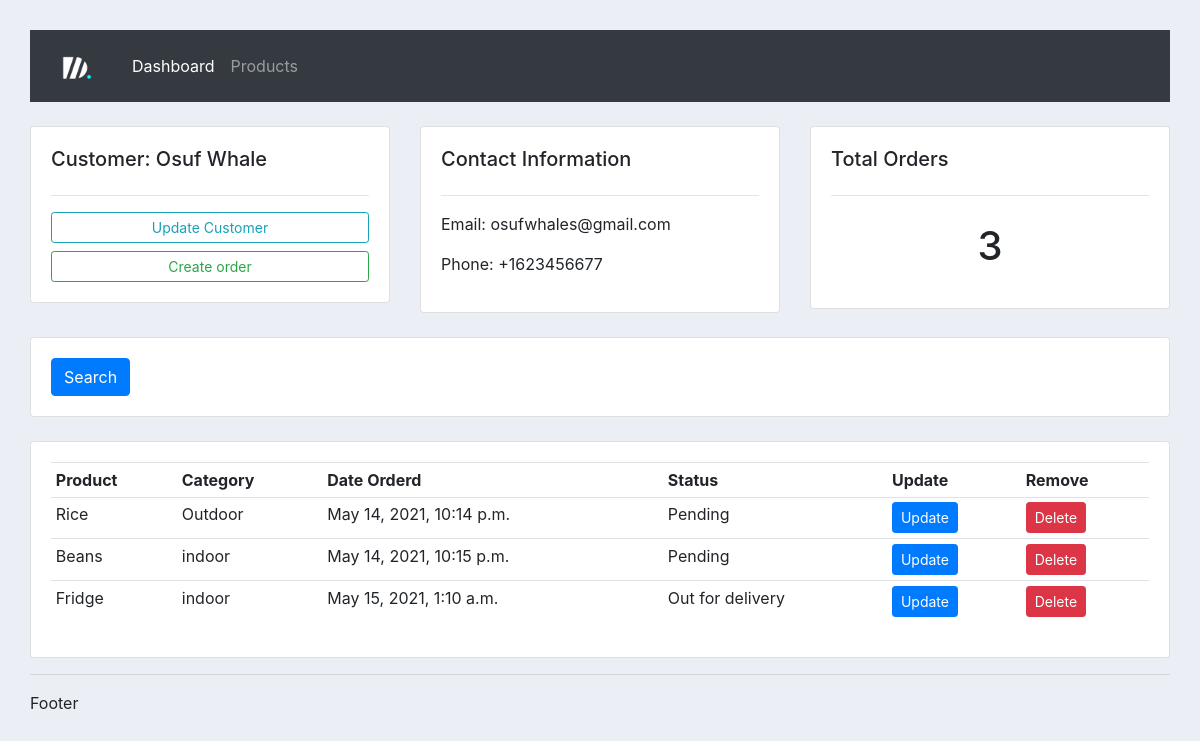
The app's page /customer/2/, older data.
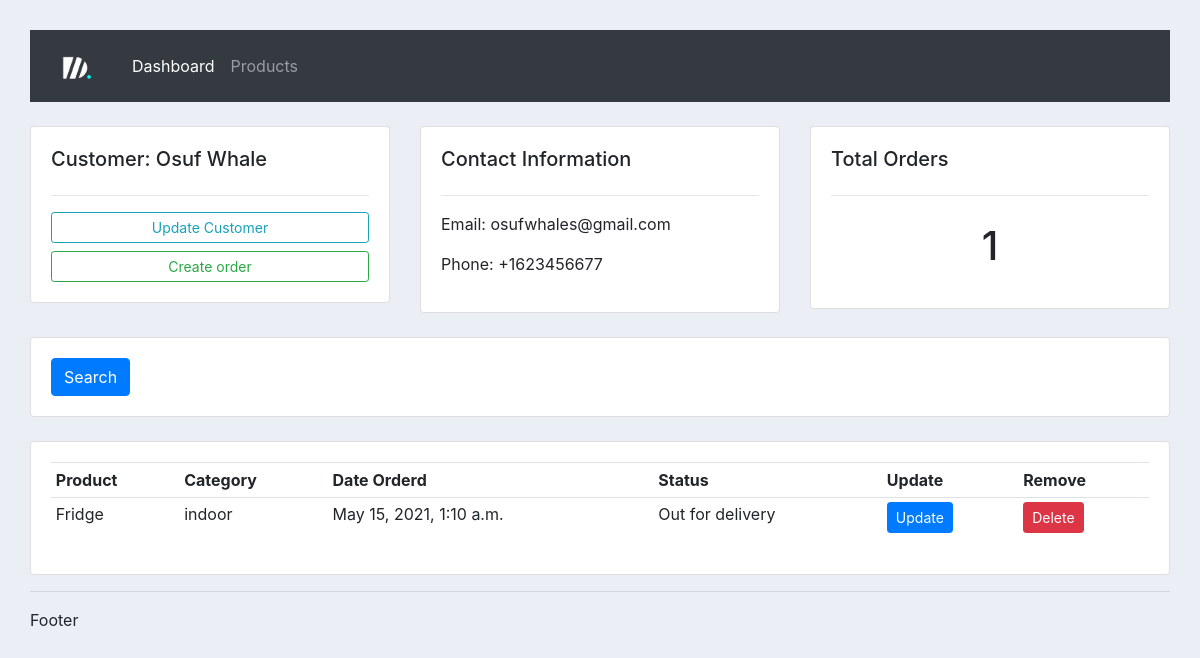
The same page, newer data.
### crm_app/models.py (models this page shows, shortened)
class Order(models.Model):
    STATUS =(
        ('Pending', 'Pending'),
        ('Out for delivery', 'Out for delivery'),
        ('Delivered', 'Delivered')
    )
    status = models.CharField(max_length=200, choices = STATUS, null=True)
    customer = models.ForeignKey(Customer, null=True, on_delete=CASCADE)
    product = models.ForeignKey(Product, null=True, on_delete=CASCADE)
    category = models.CharField(max_length=200, null=True)
    date_created = models.DateTimeField(auto_now_add=True, null=True)

class Product(models.Model):
    CATEGORY = (
        ('indoor', 'Indoor'),
        ('Outdoor', 'Outdoor')
    )
    name = models.CharField(max_length=200, null=True)
    price = models.FloatField(null=True)
    category = models.CharField(max_length=200, null=True, choices=CATEGORY)
    date_created = models.DateTimeField(auto_now_add=True)
    tags = models.ManyToManyField(Tag)
    def __str__(self):
        return self.name

### crm_app/views.py (the view)
# urls.py: path('customer/<str:pk>/', views.customer, name='customer'),
def customer(request, pk):
    customer = Customer.objects.get(id=pk)
    orders = customer.order_set.all()
    total_order = orders.count()
    context = {
        'customer':customer,
        'orders':orders,
        'total_order':total_order,}
    return render(request, 'crm_app/customer.html', context)

### crm_app/templates/crm_app/customer.html
{% extends 'crm_app/main_template.html' %}
{% block content %}
<br>
<div class="row">
	<div class="col-md">
		<div class="card card-body">
			<h5>Customer: {{customer.name}}</h5>
			<hr>
			<a class="btn btn-outline-info  btn-sm btn-block" href="">Update Customer</a>
			<a class="btn btn-outline-success  btn-sm btn-block" href="{% url 'create_order' customer.id %}">Create order</a>
		</div>
	</div>
	<div class="col-md">
		<div class="card card-body">
			<h5>Contact Information</h5>
			<hr>
			<p>Email: {{customer.email}} </p>
			<p>Phone: {{customer.phone}} </p>
		</div>
	</div>
	<div class="col-md">
		<div class="card card-body">
			<h5>Total Orders</h5>
			<hr>
			<h1 style="text-align: center;padding: 10px">{{total_order}}</h1>
		</div>
	</div>
</div>
<br>
<div class="row">
	<div class="col">
		<div class="card card-body">
			<form method="get">
		    <button class="btn btn-primary" type="submit">Search</button>
		  </form>
		</div>
	</div>
</div>
<br>
<div class="row">
	<div class="col-md">
		<div class="card card-body">
			<table class="table table-sm">
				<tr>
					<th>Product</th>
					<th>Category</th>
					<th>Date Orderd</th>
					<th>Status</th>
					<th>Update</th>
					<th>Remove</th>
				</tr>
                {% for order in orders %}
                <tr>
                    <td>{{order.product}}</td>
                    <td>{{order.product.category}}</td>
                    <td>{{order.date_created}}</td>
                    <td>{{order.status}}</td>
					<td><a href="{% url 'update_order' order.id %}" class="btn btn-sm btn-primary">Update</a></td>
                    <td><a href="{% url 'delete_order' order.id %}" class="btn btn-sm btn-danger">Delete</a></td>
                </tr>
                {% endfor %}
			</table>
		</div>
	</div>
</div>
{% endblock %}

Row changes from the older to the newer data that the page shows:
removed Order: product "Rice", product.category "Outdoor", date_created "May 14, 2021, 10:14 p.m.", status "Pending"
removed Order: product "Beans", product.category "indoor", date_created "May 14, 2021, 10:15 p.m.", status "Pending"
Text that changed along with them:
{{ total_order }}: "3" → "1"
